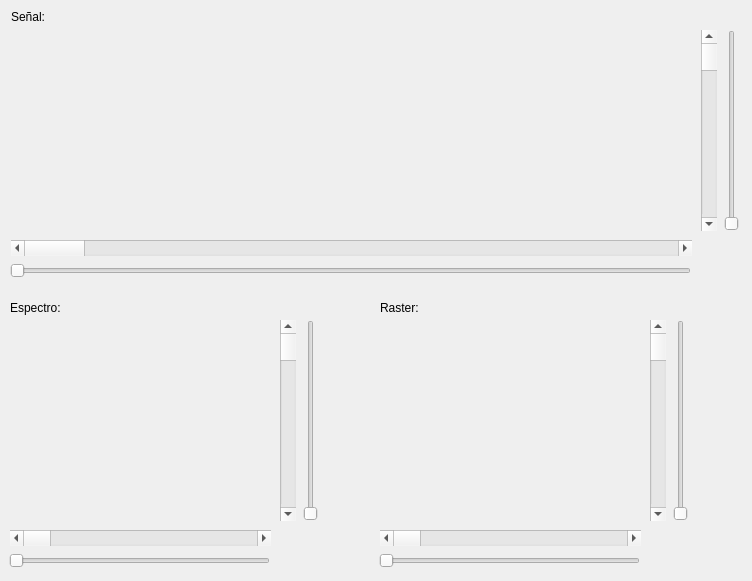
    <widget class="QWidget" name="dem_TW">
     <attribute name="title">
      <string>Demodular</string>
     </attribute>
     <widget class="QScrollBar" name="dem_fft_despH_SB">
      <property name="geometry">
       <rect>
        <x>10</x>
        <y>530</y>
        <width>261</width>
        <height>16</height>
       </rect>
      </property>
      <property name="tracking">
       <bool>false</bool>
      </property>
      <property name="orientation">
       <enum>Qt::Horizontal</enum>
      </property>
     </widget>
     <widget class="QSlider" name="dem_fft_zoomH_SL">
      <property name="geometry">
       <rect>
        <x>9</x>
        <y>550</y>
        <width>261</width>
        <height>22</height>
       </rect>
      </property>
      <property name="singleStep">
       <number>1</number>
      </property>
      <property name="orientation">
       <enum>Qt::Horizontal</enum>
      </property>
     </widget>
     <widget class="QScrollBar" name="dem_fft_despV_SB">
      <property name="geometry">
       <rect>
        <x>280</x>
        <y>320</y>
        <width>16</width>
        <height>201</height>
       </rect>
      </property>
      <property name="orientation">
       <enum>Qt::Vertical</enum>
      </property>
      <property name="invertedControls">
       <bool>true</bool>
      </property>
     </widget>
     <widget class="QWidget" name="gridLayoutWidget_4">
      <property name="geometry">
       <rect>
        <x>10</x>
        <y>320</y>
        <width>261</width>
        <height>201</height>
       </rect>
      </property>
      <layout class="QGridLayout" name="dem_graph_fft_GL"/>
     </widget>
     <widget class="QSlider" name="dem_fft_zoomV_SL">
      <property name="geometry">
       <rect>
        <x>300</x>
        <y>320</y>
        <width>22</width>
        <height>201</height>
       </rect>
      </property>
      <property name="orientation">
       <enum>Qt::Vertical</enum>
      </property>
     </widget>
     <widget class="QLabel" name="dem_fft_L">
      <property name="geometry">
       <rect>
        <x>10</x>
        <y>300</y>
        <width>61</width>
        <height>16</height>
       </rect>
      </property>
      <property name="text">
       <string>Espectro:</string>
      </property>
     </widget>
     <widget class="QScrollBar" name="dem_tiempo_despV_SB">
      <property name="geometry">
       <rect>
        <x>701</x>
        <y>30</y>
        <width>16</width>
        <height>201</height>
       </rect>
      </property>
      <property name="orientation">
       <enum>Qt::Vertical</enum>
      </property>
      <property name="invertedControls">
       <bool>true</bool>
      </property>
     </widget>
     <widget class="QWidget" name="gridLayoutWidget_5">
      <property name="geometry">
       <rect>
        <x>11</x>
        <y>30</y>
        <width>681</width>
        <height>201</height>
       </rect>
      </property>
      <layout class="QGridLayout" name="dem_graph_tiempo_GL"/>
     </widget>
     <widget class="QLabel" name="dem_tiempo_L">
      <property name="geometry">
       <rect>
        <x>11</x>
        <y>10</y>
        <width>46</width>
        <height>13</height>
       </rect>
      </property>
      <property name="text">
       <string>Señal:</string>
      </property>
     </widget>
     <widget class="QScrollBar" name="dem_tiempo_despH_SB">
      <property name="geometry">
       <rect>
        <x>11</x>
        <y>240</y>
        <width>681</width>
        <height>16</height>
       </rect>
      </property>
      <property name="tracking">
       <bool>false</bool>
      </property>
      <property name="orientation">
       <enum>Qt::Horizontal</enum>
      </property>
     </widget>
     <widget class="QSlider" name="dem_tiempo_zoomV_SL">
      <property name="geometry">
       <rect>
        <x>721</x>
        <y>30</y>
        <width>22</width>
        <height>201</height>
       </rect>
      </property>
      <property name="orientation">
       <enum>Qt::Vertical</enum>
      </property>
     </widget>
     <widget class="QSlider" name="dem_tiempo_zoomH_SL">
      <property name="geometry">
       <rect>
        <x>10</x>
        <y>260</y>
        <width>681</width>
        <height>22</height>
       </rect>
      </property>
      <property name="singleStep">
       <number>1</number>
      </property>
      <property name="orientation">
       <enum>Qt::Horizontal</enum>
      </property>
     </widget>
     <widget class="QWidget" name="gridLayoutWidget_8">
      <property name="geometry">
       <rect>
        <x>380</x>
        <y>320</y>
        <width>261</width>
        <height>201</height>
       </rect>
      </property>
      <layout class="QGridLayout" name="dem_raster_GL"/>
     </widget>
     <widget class="QSlider" name="dem_raster_zoomH_SL">
      <property name="geometry">
       <rect>
        <x>379</x>
        <y>550</y>
        <width>261</width>
        <height>22</height>
       </rect>
      </property>
      <property name="singleStep">
       <number>1</number>
      </property>
      <property name="orientation">
       <enum>Qt::Horizontal</enum>
      </property>
     </widget>
     <widget class="QLabel" name="dem_raster_L">
      <property name="geometry">
       <rect>
        <x>380</x>
        <y>300</y>
        <width>61</width>
        <height>16</height>
       </rect>
      </property>
      <property name="text">
       <string>Raster:</string>
      </property>
     </widget>
     <widget class="QScrollBar" name="dem_raster_despH_SB">
      <property name="geometry">
       <rect>
        <x>380</x>
        <y>530</y>
        <width>261</width>
        <height>16</height>
       </rect>
      </property>
      <property name="tracking">
       <bool>false</bool>
      </property>
      <property name="orientation">
       <enum>Qt::Horizontal</enum>
      </property>
     </widget>
     <widget class="QSlider" name="dem_raster_zoomV_SL">
      <property name="geometry">
       <rect>
        <x>670</x>
        <y>320</y>
        <width>22</width>
        <height>201</height>
       </rect>
      </property>
      <property name="orientation">
       <enum>Qt::Vertical</enum>
      </property>
     </widget>
     <widget class="QScrollBar" name="dem_raster_despV_SB">
      <property name="geometry">
       <rect>
        <x>650</x>
        <y>320</y>
        <width>16</width>
        <height>201</height>
       </rect>
      </property>
      <property name="orientation">
       <enum>Qt::Vertical</enum>
      </property>
      <property name="invertedControls">
       <bool>true</bool>
      </property>
     </widget>
    </widget>
